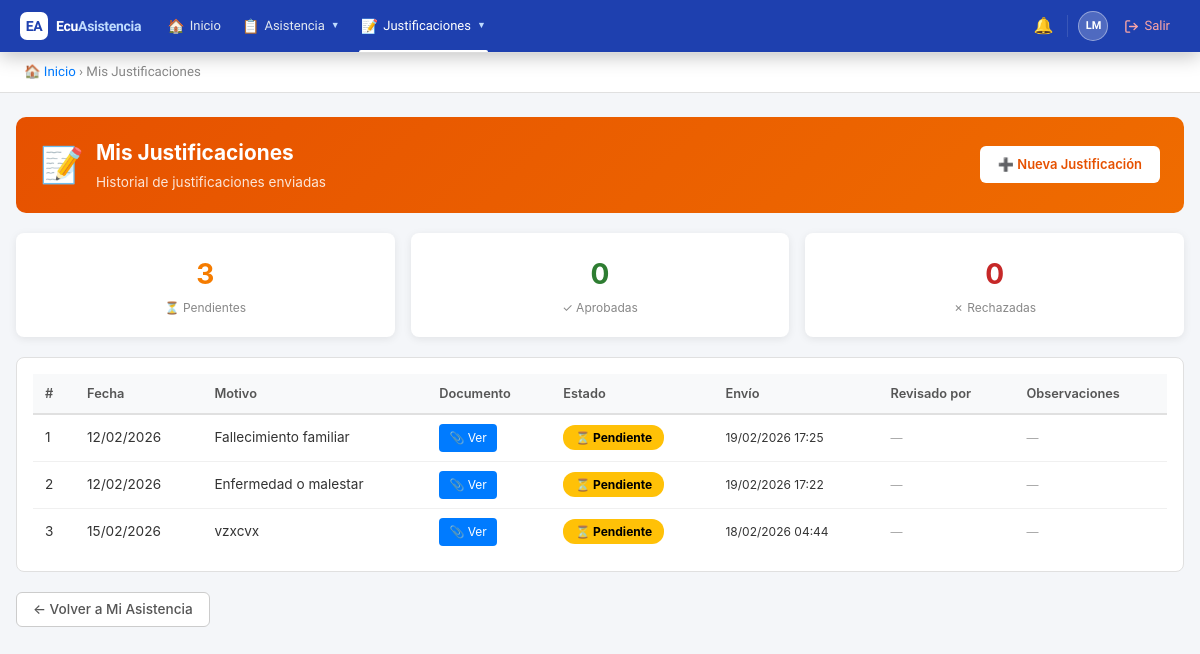
Page /public/?action=my_justifications (signed in) on the committed database.
### tables this page shows
CREATE TABLE `justifications` (
  `id` int(11) NOT NULL AUTO_INCREMENT,
  `attendance_id` int(11) DEFAULT NULL,
  `date_from` date DEFAULT NULL,
  `date_to` date DEFAULT NULL,
  `working_days` int(11) DEFAULT NULL,
  `can_approve` enum('tutor','inspector','autoridad') NOT NULL DEFAULT 'inspector',
  `student_id` int(11) NOT NULL,
  `submitted_by` int(11) NOT NULL,
  `reason` text NOT NULL,
  `reason_type` varchar(100) DEFAULT NULL,
  `document_path` varchar(255) DEFAULT NULL,
  `status` enum('pendiente','aprobado','rechazado') DEFAULT 'pendiente',
  `reviewed_by` int(11) DEFAULT NULL,
  `review_notes` text DEFAULT NULL,
  `created_at` timestamp NOT NULL DEFAULT current_timestamp(),
  `updated_at` timestamp NOT NULL DEFAULT current_timestamp() ON UPDATE current_timestamp(),
  PRIMARY KEY (`id`),
  KEY `attendance_id` (`attendance_id`),
  KEY `submitted_by` (`submitted_by`),
  KEY `reviewed_by` (`reviewed_by`),
  KEY `idx_status` (`status`),
  KEY `idx_student` (`student_id`),
  CONSTRAINT `justifications_ibfk_1` FOREIGN KEY (`attendance_id`) REFERENCES `attendances` (`id`) ON DELETE CASCADE,
  CONSTRAINT `justifications_ibfk_2` FOREIGN KEY (`student_id`) REFERENCES `users` (`id`),
  CONSTRAINT `justifications_ibfk_3` FOREIGN KEY (`submitted_by`) REFERENCES `users` (`id`),
  CONSTRAINT `justifications_ibfk_4` FOREIGN KEY (`reviewed_by`) REFERENCES `users` (`id`)
);

CREATE TABLE `attendances` (
  `id` int(11) NOT NULL AUTO_INCREMENT,
  `student_id` int(11) NOT NULL,
  `course_id` int(11) NOT NULL,
  `subject_id` int(11) NOT NULL,
  `teacher_id` int(11) NOT NULL,
  `school_year_id` int(11) NOT NULL,
  `shift_id` int(11) NOT NULL,
  `date` date NOT NULL,
  `hour_period` varchar(20) DEFAULT NULL,
  `status` enum('presente','ausente','tardanza','justificado') NOT NULL,
  `observation` text DEFAULT NULL,
  `created_at` timestamp NOT NULL DEFAULT current_timestamp(),
  `updated_at` timestamp NOT NULL DEFAULT current_timestamp() ON UPDATE current_timestamp(),
  PRIMARY KEY (`id`),
  KEY `course_id` (`course_id`),
  KEY `subject_id` (`subject_id`),
  KEY `teacher_id` (`teacher_id`),
  KEY `school_year_id` (`school_year_id`),
  KEY `shift_id` (`shift_id`),
  KEY `idx_date` (`date`),
  KEY `idx_student` (`student_id`),
  CONSTRAINT `attendances_ibfk_1` FOREIGN KEY (`student_id`) REFERENCES `users` (`id`),
  CONSTRAINT `attendances_ibfk_2` FOREIGN KEY (`course_id`) REFERENCES `courses` (`id`),
  CONSTRAINT `attendances_ibfk_3` FOREIGN KEY (`subject_id`) REFERENCES `subjects` (`id`),
  CONSTRAINT `attendances_ibfk_4` FOREIGN KEY (`teacher_id`) REFERENCES `users` (`id`),
  CONSTRAINT `attendances_ibfk_5` FOREIGN KEY (`school_year_id`) REFERENCES `school_years` (`id`),
  CONSTRAINT `attendances_ibfk_6` FOREIGN KEY (`shift_id`) REFERENCES `shifts` (`id`)
);

### controllers/JustificationController.php (called while the page is built, shortened)
<?php
require_once BASE_PATH . '/models/Justification.php';
class JustificationController {
    private $justificationModel;
    public function __construct() {
        $db = new Database();
        $this->justificationModel  = new Justification($db);
    }
    public function myJustifications() {
        $studentId      = $_SESSION['user_id'];
        $justifications = $this->justificationModel->getByStudent($studentId);
        include BASE_PATH . '/views/justifications/my_list.php';
    }
}

### config/database.php (called while the page is built)
<?php
class Database {
    private $host = 'localhost';
    private $db = 'ecuasistencia2026_db';
    private $user = 'root';
    private $pass = '';
    private $charset = 'utf8mb4';
    private $pdo;
    public function connect() {
        if ($this->pdo === null) {
            $dsn = "mysql:host={$this->host};dbname={$this->db};charset={$this->charset}";
            $options = [
                PDO::ATTR_ERRMODE => PDO::ERRMODE_EXCEPTION,
                PDO::ATTR_DEFAULT_FETCH_MODE => PDO::FETCH_ASSOC,
                PDO::ATTR_EMULATE_PREPARES => false,
            ];
            try {
                $this->pdo = new PDO($dsn, $this->user, $this->pass, $options);
            } catch (PDOException $e) {
                die('Error de conexión: ' . $e->getMessage());
            }
        }
        return $this->pdo;
    }
}

### models/Justification.php (called while the page is built, shortened)
<?php
class Justification {
    private $db;
    public function __construct($database) {
        $this->db = $database->connect();
    }
    public function getByStudent($studentId) {
        $sql = "SELECT j.*,
                a.date as attendance_date,
                sub.name as subject_name,
                j.created_at as submitted_at,
                j.updated_at as reviewed_at,
                CONCAT(r.last_name, ' ', r.first_name) as reviewer_name
                FROM justifications j
                INNER JOIN attendances a ON j.attendance_id = a.id
                INNER JOIN subjects sub ON a.subject_id = sub.id
                LEFT JOIN users r ON j.reviewed_by = r.id
                WHERE j.student_id = :student_id
                ORDER BY j.created_at DESC";
        $stmt = $this->db->prepare($sql);
        $stmt->execute([':student_id' => $studentId]);
        return $stmt->fetchAll();
    }
}

### views/justifications/my_list.php (the view, shortened to what this page needs)
<!DOCTYPE html>
<html lang="es">
<head>
</head>
<body>
<?php include BASE_PATH . '/views/partials/navbar.php'; ?>
<div class="breadcrumb">
    <a href="?action=dashboard">🏠 Inicio</a> &rsaquo; Mis Justificaciones
</div>
<div class="container">
    <div class="page-header" style="background:linear-gradient(135deg,#e65100,#ef6c00);display:flex;justify-content:space-between;align-items:center;">
        <div style="display:flex;align-items:center;gap:12px;">
            <div class="ph-icon">📝</div>
            <div>
                <h1>Mis Justificaciones</h1>
                <p>Historial de justificaciones enviadas</p>
            </div>
        </div>
        <a href="?action=submit_justification"
           style="padding:9px 18px;background:white;color:#e65100;text-decoration:none;
                  border-radius:6px;font-weight:600;font-size:13px;white-space:nowrap;">
            ➕ Nueva Justificación
        </a>
    </div>
    <?php if(empty($justifications)): ?>
        <div class="empty-state">
            <div class="icon">📄</div>
            <p>No tienes justificaciones enviadas aún.</p>
            <p style="font-size:13px;color:#aaa;margin-top:6px;">Puedes justificar ausencias desde "Mi Asistencia".</p>
            <a href="?action=my_attendance" class="btn btn-primary" style="margin-top:16px;">← Ir a Mi Asistencia</a>
        </div>
    <?php else: ?>
        <div style="display:flex;gap:16px;margin-bottom:20px;flex-wrap:wrap;">
            <div class="stat-box">
                <div class="num" style="color:#f57c00;">
                    <?= count(array_filter($justifications, fn($j) => $j['status'] === 'pendiente')) ?>
                </div>
                <div class="lbl">⏳ Pendientes</div>
            </div>
            <div class="stat-box">
                <div class="num" style="color:#2e7d32;">
                    <?= count(array_filter($justifications, fn($j) => $j['status'] === 'aprobado')) ?>
                </div>
                <div class="lbl">✓ Aprobadas</div>
            </div>
            <div class="stat-box">
                <div class="num" style="color:#c62828;">
                    <?= count(array_filter($justifications, fn($j) => $j['status'] === 'rechazado')) ?>
                </div>
                <div class="lbl">✗ Rechazadas</div>
            </div>
        </div>
        <div class="panel">
            <table>
                <thead>
                    <tr>
                        <th>#</th>
                        <th>Fecha</th>
                        <th>Motivo</th>
                        <th>Documento</th>
                        <th>Estado</th>
                        <th>Envío</th>
                        <th>Revisado por</th>
                        <th>Observaciones</th>
                    </tr>
                </thead>
                <tbody>
                    <?php $i = 1; foreach($justifications as $just): ?>
                    <tr>
                        <td><?= $i++ ?></td>
                        <td><?= date('d/m/Y', strtotime($just['attendance_date'])) ?></td>
                        <td><?= htmlspecialchars($just['reason']) ?></td>
                        <td>
                            <?php if($just['document_path']): ?>
                                <a href="<?= BASE_URL ?>/<?= ltrim($just['document_path'],'/') ?>"
                                   target="_blank"
                                   style="padding:5px 10px;background:#007bff;color:white;border-radius:4px;
                                          text-decoration:none;font-size:12px;display:inline-block;">
                                    📎 Ver
                                </a>
                            <?php else: ?>
                                <span style="color:#aaa;font-size:12px;">Sin documento</span>
                            <?php endif; ?>
                        </td>
                        <td>
                            <?php if($just['status'] === 'pendiente'): ?>
                                <span class="badge-pending">⏳ Pendiente</span>
                            <?php elseif($just['status'] === 'aprobado'): ?>
                                <span class="badge-approved">✓ Aprobado</span>
                            <?php else: ?>
                                <span class="badge-rejected">✗ Rechazado</span>
                            <?php endif; ?>
                        </td>
                        <td style="font-size:12px;"><?= date('d/m/Y H:i', strtotime($just['submitted_at'])) ?></td>
                        <td style="font-size:12px;">
                            <?php if($just['reviewed_by']): ?>
                                <?= htmlspecialchars($just['reviewer_name']) ?><br>
                                <span style="color:#888;"><?= date('d/m/Y H:i', strtotime($just['reviewed_at'])) ?></span>
                            <?php else: ?>
                                <span style="color:#aaa;">—</span>
                            <?php endif; ?>
                        </td>
                        <td style="font-size:12px;">
                            <?= $just['review_notes'] ? htmlspecialchars($just['review_notes']) : '<span style="color:#aaa;">—</span>' ?>
                        </td>
                    </tr>
                    <?php endforeach; ?>
                </tbody>
            </table>
        </div>
        <div style="margin-top:16px;">
            <a href="?action=my_attendance" class="btn btn-outline">← Volver a Mi Asistencia</a>
        </div>
    <?php endif; ?>
</div>
</body>
</html>

### public/css/global.css (style rules this page uses)
* { box-sizing: border-box; margin: 0; padding: 0; }
body { font-family: -apple-system, BlinkMacSystemFont, 'Segoe UI', Roboto, sans-serif; background: #f4f6f9; color: #333; font-size: 14px; line-height: 1.5; }
.breadcrumb { padding: 10px 24px; background: #fff; border-bottom: 1px solid #e0e0e0; font-size: 0.83rem; color: #888; }
.breadcrumb a { color: #007bff; text-decoration: none; }
.container { max-width: 1200px; margin: 24px auto; padding: 0 16px; }
.page-header { background: linear-gradient(135deg, #007bff, #0056b3); color: #fff; border-radius: 10px; padding: 20px 24px; margin-bottom: 20px; display: flex; align-items: center; gap: 16px; }
.page-header .ph-icon { font-size: 2.2rem; }
.page-header h1 { font-size: 1.3rem; font-weight: 700; }
.page-header p { font-size: 0.85rem; opacity: 0.85; margin-top: 4px; }
.panel { background: #fff; border: 1px solid #e0e0e0; border-radius: 8px; padding: 16px; margin-bottom: 20px; }
table { width: 100%; border-collapse: collapse; }
thead th { background: #f8f9fa; padding: 10px 12px; text-align: left; font-size: 0.8rem; font-weight: 600; color: #555; border-bottom: 2px solid #e0e0e0; white-space: nowrap; }
tbody td { padding: 9px 12px; border-bottom: 1px solid #f0f0f0; font-size: 0.85rem; vertical-align: middle; }
tbody tr:last-child td { border-bottom: none; }
.btn { padding: 7px 16px; border-radius: 6px; border: none; cursor: pointer; font-size: 0.85rem; font-weight: 500; text-decoration: none; display: inline-flex; align-items: center; gap: 5px; transition: opacity 0.15s, transform 0.1s; line-height: 1.4; }
.btn-outline { background: #fff; color: #555; border: 1px solid #ccc; }

### views/justifications/my_list.php (style rules this page uses)
.badge-pending { background:#ffc107; color:#000; padding:5px 12px; border-radius:12px; font-size:12px; font-weight:bold; }
.stat-box { background:white; border-radius:8px; padding:20px; text-align:center; box-shadow:0 2px 8px rgba(0,0,0,.08); flex:1; }
.stat-box .num { font-size:28px; font-weight:700; }
.stat-box .lbl { font-size:12px; color:#888; margin-top:4px; }

### views/partials/navbar.php (style rules this page uses)
:root { --nav-bg: #1e40af; --nav-accent: #60a5fa; --nav-hover: rgba(96,165,250,0.18); --nav-text: #e2e8f0; --nav-muted: #bfdbfe; --nav-border: rgba(255,255,255,0.12); --nav-dd-bg: #1d4ed8; --nav-dd-hover:#2563eb; --nav-height: 52px; }
*, *::before, *::after { box-sizing: border-box; }
.breadcrumb { padding: 9px 24px; background: #fff; border-bottom: 1px solid #e8ecf0; font-size: 0.82rem; color: #94a3b8; font-family: 'Plus Jakarta Sans', system-ui, sans-serif; }
.breadcrumb a { color: #3b82f6; text-decoration: none; }

### rows in the picture
justifications: attendance.date "12/02/2026", reason "Fallecimiento familiar", status "⏳ Pendiente", created_at "19/02/2026 17:25"
justifications: attendance.date "12/02/2026", reason "Enfermedad o malestar", status "⏳ Pendiente", created_at "19/02/2026 17:22"
justifications: attendance.date "15/02/2026", reason "vzxcvx", status "⏳ Pendiente", created_at "18/02/2026 04:44"
